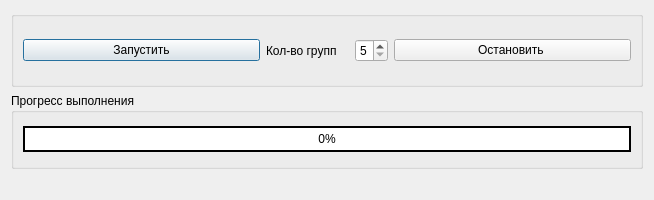
<?xml version="1.0" encoding="UTF-8"?>
<ui version="4.0">
 <class>Validation</class>
 <widget class="QDialog" name="Validation">
  <property name="geometry">
   <rect>
    <x>0</x>
    <y>0</y>
    <width>654</width>
    <height>200</height>
   </rect>
  </property>
  <property name="minimumSize">
   <size>
    <width>0</width>
    <height>200</height>
   </size>
  </property>
  <property name="maximumSize">
   <size>
    <width>760</width>
    <height>250</height>
   </size>
  </property>
  <property name="windowTitle">
   <string>Кросс-валидация нейронной сети</string>
  </property>
  <layout class="QVBoxLayout" name="verticalLayout" stretch="10,10,0">
   <item>
    <widget class="QGroupBox" name="groupBox_2">
     <property name="title">
      <string/>
     </property>
     <layout class="QHBoxLayout" name="horizontalLayout_2">
      <item>
       <widget class="QPushButton" name="pushButton_start_validation">
        <property name="text">
         <string>Запустить</string>
        </property>
       </widget>
      </item>
      <item>
       <layout class="QHBoxLayout" name="horizontalLayout">
        <item>
         <widget class="QLabel" name="label_groupAmount">
          <property name="minimumSize">
           <size>
            <width>83</width>
            <height>0</height>
           </size>
          </property>
          <property name="maximumSize">
           <size>
            <width>83</width>
            <height>16777215</height>
           </size>
          </property>
          <property name="text">
           <string>Кол-во групп</string>
          </property>
         </widget>
        </item>
        <item>
         <widget class="QSpinBox" name="spinBox_groupAmount">
          <property name="minimumSize">
           <size>
            <width>33</width>
            <height>0</height>
           </size>
          </property>
          <property name="maximumSize">
           <size>
            <width>33</width>
            <height>16777215</height>
           </size>
          </property>
          <property name="minimum">
           <number>5</number>
          </property>
          <property name="maximum">
           <number>10</number>
          </property>
         </widget>
        </item>
       </layout>
      </item>
      <item>
       <widget class="QPushButton" name="pushButton_stop_validation">
        <property name="text">
         <string>Остановить </string>
        </property>
       </widget>
      </item>
     </layout>
    </widget>
   </item>
   <item>
    <widget class="QGroupBox" name="groupBox">
     <property name="title">
      <string>Прогресс выполнения</string>
     </property>
     <layout class="QHBoxLayout" name="horizontalLayout_3">
      <item>
       <widget class="QProgressBar" name="progressBar">
        <property name="styleSheet">
         <string notr="true">QProgressBar {
	background-color: white;
	border: 1.5px solid black;
}

QProgressBar::chunk {
	background-color: rgb(255,192,203);
    width: 15px;
}</string>
        </property>
        <property name="minimum">
         <number>0</number>
        </property>
        <property name="value">
         <number>0</number>
        </property>
        <property name="alignment">
         <set>Qt::AlignCenter</set>
        </property>
       </widget>
      </item>
     </layout>
    </widget>
   </item>
   <item>
    <layout class="QHBoxLayout" name="statusLayout">
     <item>
      <widget class="QLabel" name="label_stage_name">
       <property name="text">
        <string/>
       </property>
      </widget>
     </item>
     <item>
      <widget class="QLabel" name="label_status">
       <property name="text">
        <string/>
       </property>
      </widget>
     </item>
     <item>
      <widget class="QLabel" name="label_stage_number">
       <property name="text">
        <string/>
       </property>
      </widget>
     </item>
    </layout>
   </item>
  </layout>
 </widget>
 <resources/>
 <connections/>
</ui>
